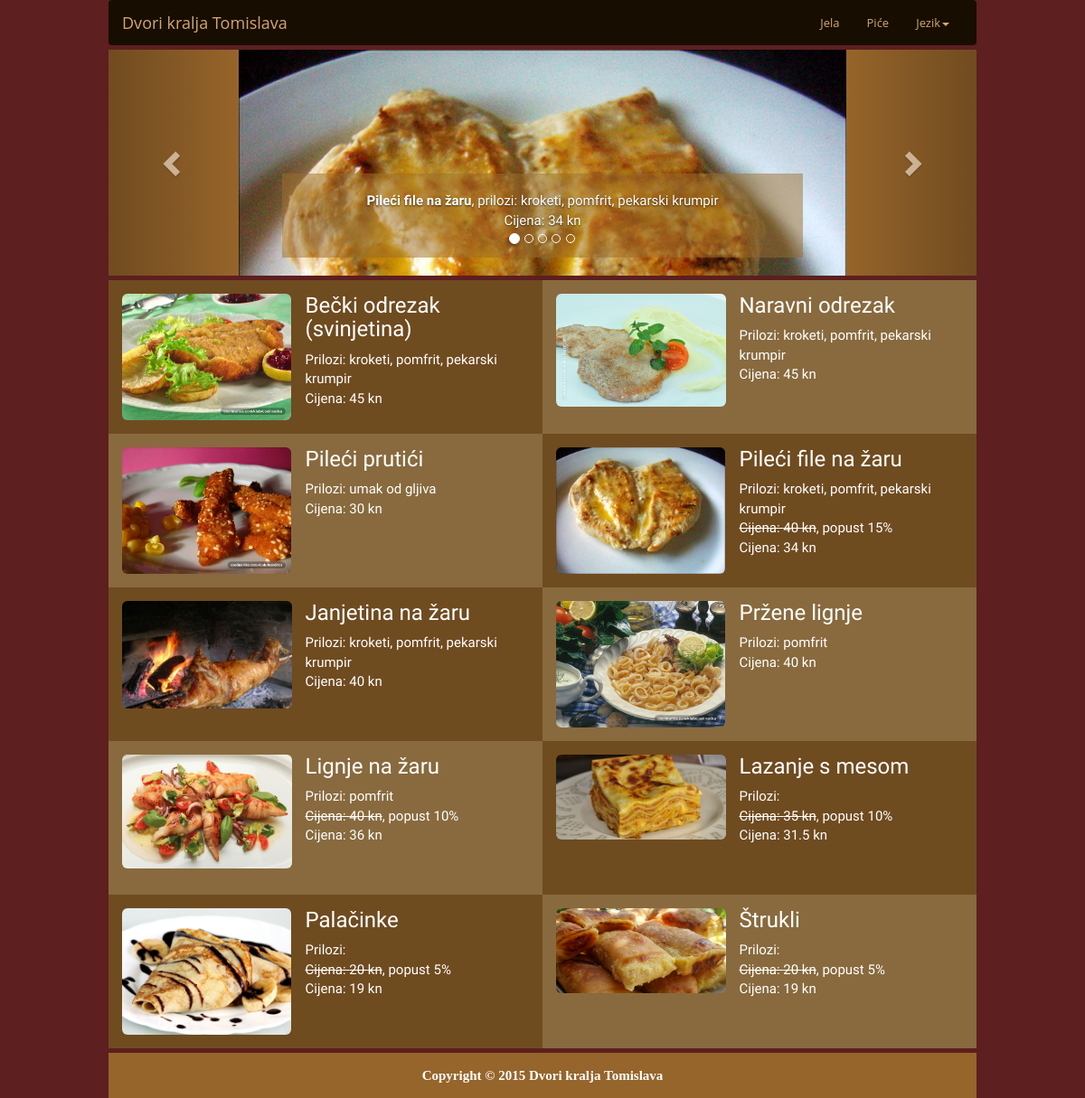
Screenshot of /index.php?page=Jela with the database file from the repository.
### tables this page shows
CREATE TABLE IF NOT EXISTS `jela` (
  `ID` int(11) NOT NULL AUTO_INCREMENT,
  `image_url` varchar(50) NOT NULL,
  `Naziv_hr` varchar(50) NOT NULL,
  `Opis_hr` varchar(1000) NOT NULL,
  `Naziv_en` varchar(50) NOT NULL,
  `Opis_en` varchar(1000) NOT NULL,
  `Naziv_de` varchar(50) NOT NULL,
  `Opis_de` varchar(1000) NOT NULL,
  `Cijena` decimal(10,0) NOT NULL,
  `Popust` decimal(10,0) NOT NULL,
  PRIMARY KEY (`ID`)
);

### index.php (the view, shortened to what this page needs)
<?php
$con = mysqli_connect('127.0.0.1', 'root', 'sanjin11', 'restoran');
mysqli_set_charset($con, "utf8");
if(isset($_COOKIE['language'])){
    $j = $_COOKIE['language'];
}
else{
    setcookie("language", "hr", time() + (10 * 365 * 24 * 60 * 60)); $j = "hr";
}
if($j == 'hr'){ $jelo = "Jela"; $pice = "Piće"; $jezik = "Jezik"; $jezik1 = "Hrvatski"; $jezik2 = "Engleski"; $jezik3 = "Njemački"; $prilog = "Prilozi: "; $ci = "Cijena: "; $p = "popust"; $sa = ', prilozi: ';}
$q = "SELECT ID, image_url as URL, Naziv_".$j." AS 'Naziv', Cijena, Popust,
     (SELECT GROUP_CONCAT(LOWER(prilozi.naziv_".$j.") SEPARATOR ', ') FROM jela AS jela2
     INNER JOIN prilozi_list ON jela2.id = prilozi_list.Jelo_id
     INNER JOIN prilozi ON prilozi_list.prilog_id = prilozi.id
     WHERE jela2.id = jela1.id
     GROUP BY jela2.id) AS 'Prilozi'
FROM jela AS jela1
GROUP BY jela1.id
ORDER BY jela1.Popust DESC Limit 5";
$res = mysqli_query($con, $q);
?>
<!DOCTYPE html>
<html lang="en">
  <head>
    <link href="Scripts/bootstrap-3.3.4-dist/css/bootstrap.min.css" rel="stylesheet">
    <link href="Styles/custom.css" rel="stylesheet">
  </head>
  <body>
<div id="dwa-wrapper">
  	<div class="container">
          <nav class="navbar navbar-default navbar-apsolute customNavbar">
               <div class="container-fluid">
                    <div class="navbar-header">
                         <a class="navbar-brand" href="index.php" style="color: #D4A66F;">Dvori kralja Tomislava</a>
                    </div>
                    <div class="collapse navbar-collapse" id="navbarCollapse">
                         <ul class="nav navbar-nav navbar-right">
                              <li id="navPrvi"><a href="index.php?page=Jela"><?php echo $jelo; ?><span class="sr-only">(current)</span></a></li>
                              <li><a href="index.php?page=Pica" id="navDrugi"><?php echo $pice; ?></a></li>
                              <li class="dropdown">
                                   <a href="#" class="dropdown-toggle" data-toggle="dropdown" role="button" aria-expanded="false"><?php echo $jezik; ?><span class="caret"></span></a>
                              </li>
                         </ul>
                    </div>
               </div>
          </nav>
          <div id="carousel-example-generic" class="carousel slide" data-ride="carousel">
                    <ol class="carousel-indicators">
                    <li data-target="#carousel-example-generic" data-slide-to="0" class="active"></li>
                    <li data-target="#carousel-example-generic" data-slide-to="1"></li>
                    <li data-target="#carousel-example-generic" data-slide-to="2"></li>
                    <li data-target="#carousel-example-generic" data-slide-to="3"></li>
                    <li data-target="#carousel-example-generic" data-slide-to="4"></li>
               </ol>
               <div class="carousel-inner" role="listbox">
                <?php
                $item = 0;
                while($cArray = mysqli_fetch_array($res))
                {
                    $popustCijena = $cArray['Cijena'] - ($cArray['Cijena'] * ($cArray['Popust'] / 100));
                    echo '
                    <a href="index.php?page=Jela&id='.$cArray['ID'].'" class="item'.($item == 0 ? ' active' : '').'">
                         <img src="Images/Jela/'.$cArray['URL'].'.jpg" class="img-responsive">
                         <div class="carousel-caption">
                            <p style="margin-bottom: 0px;"><b>'. $cArray['Naziv'] .'</b>'. (isset($cArray['Prilozi']) ? $sa : '') .'
                            '. $cArray['Prilozi'] .' </br>
                            Cijena: '. ($popustCijena) .' kn</p>
                         </div>
                    </a>
                    ';
                    $item++;
                }
                ?>
               </div>
               <a class="left carousel-control" href="#carousel-example-generic" role="button" data-slide="prev">
                    <span class="glyphicon glyphicon-chevron-left" aria-hidden="true"></span>
               </a>
               <a class="right carousel-control" href="#carousel-example-generic" role="button" data-slide="next">
                    <span class="glyphicon glyphicon-chevron-right" aria-hidden="true"></span>
               </a>
          </div>
          <div class="row contentArea">
               <?php
               if( !empty($_GET['page']))
               {
                    $pages_dir = 'Pages';
                    $pages = scandir($pages_dir, 0);
                    unset($pages[0], $pages[1]);
                    $a = $_GET['page'];
                    if(in_array($a . '.php', $pages ))
                    {
                         include ($pages_dir.'/'.$a.'.php');
                    }
                    else echo '
                         <div class="col-xs-12 homeDiv" style="background-color:#96652B; height: auto;">
                              <p>Stranica nije pronađena</p>
                         </div>
                         ';
               }
               else
                    include('Pages/Home_'.$j.'.php');
               ?>
          </div>
      <div class="col-xs-12" style="background-color:#96652B; max-height: 50px; height: auto; margin-top: 5px;">
        <p style="font-family: 'Sans-serif'; color: white; font-weight: bold; line-height: 50px; text-align: center; margin-bottom: 0px;">
          Copyright © 2015 Dvori kralja Tomislava
        </p>
      </div>
  	</div>
</div>
  </body>
</html>

### Pages/Jela.php
<?php
if(isset($_GET['id']))
{
	include_once('Pages/JelaRead.php');
}
else include_once('Pages/JelaList.php');
?>

### Pages/JelaList.php (shortened to what this page needs)
<?php
$query = "SELECT ID, image_url as URL, Naziv_".$j." AS 'Naziv', Cijena, Popust,
  (SELECT GROUP_CONCAT(LOWER(prilozi.naziv_".$j.") SEPARATOR ', ') FROM jela AS jela2
  INNER JOIN prilozi_list ON jela2.id = prilozi_list.Jelo_id
  INNER JOIN prilozi ON prilozi_list.prilog_id = prilozi.id
  WHERE jela2.id = jela1.id
  GROUP BY jela2.id) AS 'Prilozi'
FROM jela AS jela1
GROUP BY jela1.id";
$r = mysqli_query($con, $query);
$c = 0;
while($rArray = mysqli_fetch_array($r))
{
	if($c == 0)
	{
		$color = 'colorOne';
	}
	if($c == 1)
	{
		$color = 'colorTwo';
	}
	if($c == 2)
	{
		$color = 'colorThree';
	}
	if($c == 3)
	{
		$color = 'colorFour';
	}
	if($rArray['Popust'] != 0)
	{
		$newCijena = $rArray['Cijena'] - ($rArray['Cijena'] * ($rArray['Popust'] / 100));
	}
	echo '
	<a href="index.php?page=Jela&id='.$rArray['ID'].'" class="col-sm-6 col-xs-12 jelaPica '.$color.' link">
		<div class="col-sm-5 col-xs-5" style="padding: 0px;">
			<img src="Images/Jela/'.$rArray['URL'].'.jpg" class="img-responsive img-rounded">
		</div>
		<div class="col-sm-7 col-xs-7" style="padding: 0 0 0 15px;">
			<h3 style="margin-top: 0px;">'.$rArray['Naziv'].' </h3>
			<p style="margin-bottom: 0px">'.$prilog.' '.$rArray['Prilozi'].' </br>
			'. ($rArray['Popust'] != 0 ? '<strike>'.$ci.' '.$rArray['Cijena'].' kn</strike>, '. $p.' '. $rArray['Popust'] .'%<br>'.$ci.' '. $newCijena .' kn' : $ci .$rArray['Cijena'].' kn' ) .'
			</p>
		</div>
	</a>
	';
	if($c < 3) $c++;
	else $c = 0;
}
?>

### Styles/custom.css (style rules this page uses)
* { margin: 0; padding: 0; }
html, body { position: relative; margin: 0; padding: 0; height: 100%; font-family: 'Open Sans', sans-serif; font-size: 13px; background-color: #5D1F1F; }
*, *:before, *:after { -webkit-box-sizing: border-box; -moz-box-sizing: border-box; box-sizing: border-box; }
p { font-family: 'Shadows Into Light Two', cursive; font-size: 15px; margin-bottom: 25px; }
h2, h3 { font-family: 'Amaranth', sans-serif; }
#dwa-wrapper { min-height: 100%; height: auto; }
#dwa-wrapper .container { margin: 0 auto; max-width: 960px; width: auto; padding: 0; }
.customNavbar { background-color: #170E01; border: none; margin-bottom: 5px; }
#navbarCollapse ul li a { color: #D4A66F; }
.carousel { height: 250px; margin-bottom: 5px; }
.carousel-caption { z-index: 10; background-color: rgba(155, 111, 45, 0.5) !important; margin-top: 50px; }
.carousel .item { height: 250px; background-color: #96652B !important; }
.carousel-control.left, .carousel-control.right { background-color: #96652B; }
.carousel-inner > .item > img { width: 70%; margin: auto; }
#dwa-wrapper .contentArea { position: relative; max-width: 960px; color: white; margin: 0px; }
#dwa-wrapper .contentArea .jelaPica { max-height: 170px; padding: 15px; }
#dwa-wrapper .contentArea .colorOne, #dwa-wrapper .contentArea .colorFour { background-color: #6F4B20; }
#dwa-wrapper .contentArea .colorTwo, #dwa-wrapper .contentArea .colorThree { background-color: #886A3E; }
#dwa-wrapper .contentArea .jelaPica img { max-width: 100%; max-height: 140px; }
#dwa-wrapper .contentArea .jelaPica { height: 200px; padding: 15px; }
#dwa-wrapper .contentArea a.link { display: block; color: white; text-decoration: none; }

### rows the page displays
jela: image_url (picture), Naziv_hr "Pileći file na žaru", Prilozi "kroketi, pomfrit, pekarski krumpir", popustCijena "34", Cijena "40", Popust "15", newCijena "34"
jela: image_url (picture), Naziv_hr "Bečki odrezak (svinjetina)", Prilozi "kroketi, pomfrit, pekarski krumpir", Cijena "45"
jela: image_url (picture), Naziv_hr "Naravni odrezak", Prilozi "kroketi, pomfrit, pekarski krumpir", Cijena "45"
jela: image_url (picture), Naziv_hr "Pileći prutići", Prilozi "umak od gljiva", Cijena "30"
jela: image_url (picture), Naziv_hr "Janjetina na žaru", Prilozi "kroketi, pomfrit, pekarski krumpir", Cijena "40"
jela: image_url (picture), Naziv_hr "Pržene lignje", Prilozi "pomfrit", Cijena "40"
jela: image_url (picture), Naziv_hr "Lignje na žaru", Prilozi "pomfrit", Cijena "40", Popust "10", newCijena "36"
jela: image_url (picture), Naziv_hr "Lazanje s mesom", Cijena "35", Popust "10", newCijena "31.5"
jela: image_url (picture), Naziv_hr "Palačinke", Cijena "20", Popust "5", newCijena "19"
jela: image_url (picture), Naziv_hr "Štrukli", Cijena "20", Popust "5", newCijena "19"

### other values shown
$jelo "Jela"
$pice "Piće"
$jezik "Jezik"
